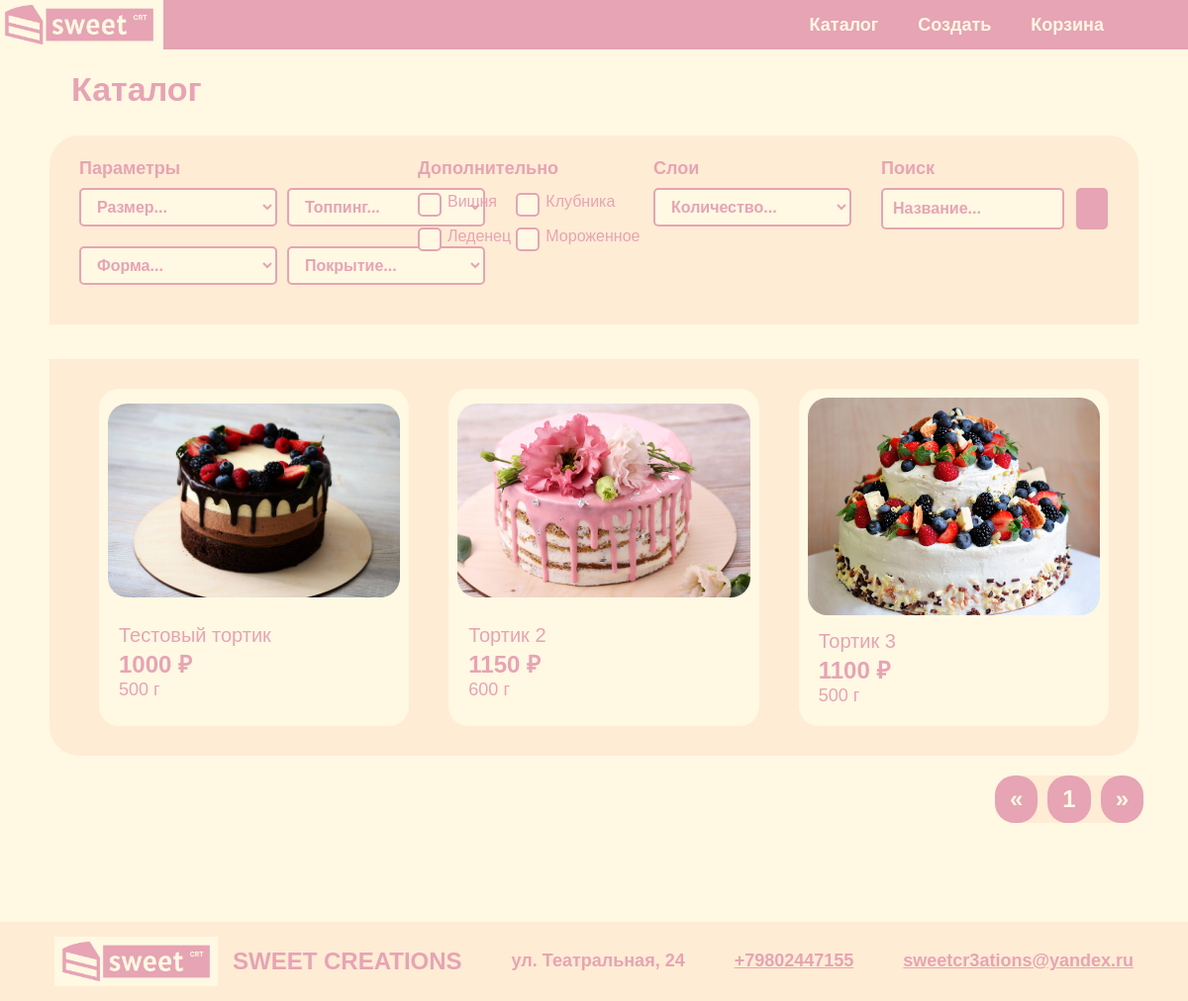
Page /catalog/ on the earlier database version.
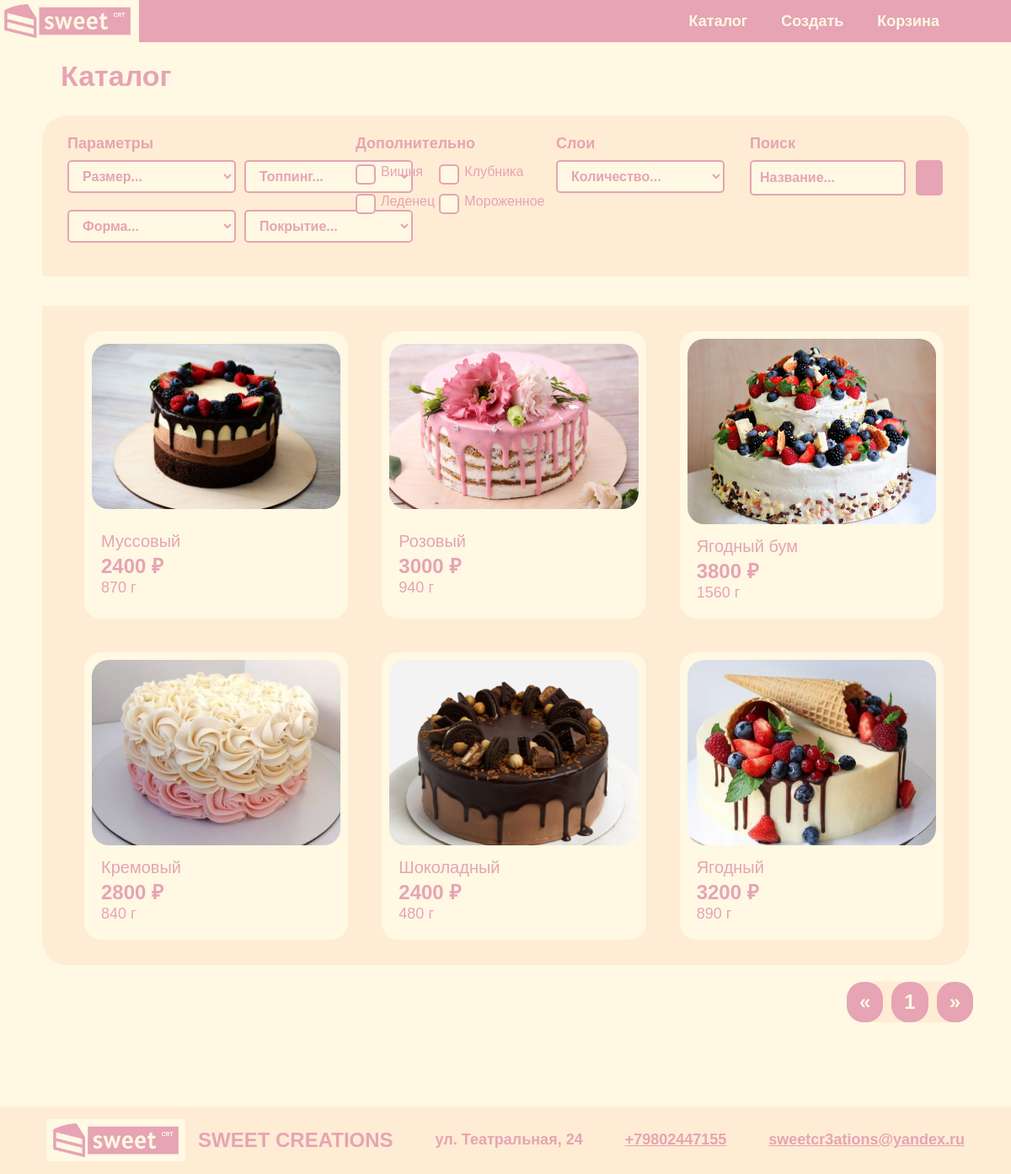
Same page on the later database version.
### main/models.py (models this page shows, shortened)
class Cake(models.Model):
    cake_id = models.AutoField(db_column='cake_ID', primary_key=True)
    weight = models.IntegerField()
    cost = models.TextField()
    layers_count = models.IntegerField()
    text = models.TextField(blank=True, null=True)
    name = models.TextField(blank=True, null=True)
    constructor_image = models.TextField(blank=True, null=True)
    preview_image = models.TextField(blank=True, null=True)
    cake_size = models.ForeignKey('CakeSize', models.DO_NOTHING, db_column='cake_size_ID')
    cake_shape = models.ForeignKey('CakeShape', models.DO_NOTHING, db_column='cake_shape_ID')
    cake_coverage = models.ForeignKey('CakeCoverage', models.DO_NOTHING, db_column='cake_coverage_ID', default=4)
    cake_topping = models.ForeignKey('CakeTopping', models.DO_NOTHING, db_column='cake_topping_ID', default=4)
    cake_addition = models.ForeignKey('CakeAddition', models.DO_NOTHING, db_column='cake_addition_ID', default=5)
    cake_addition_perimeter = models.ForeignKey('CakeAddition', models.DO_NOTHING, db_column='cake_addition_ID_perimeter', related_name='cake_addition_perimeter', null=True, blank=True)
    is_users = models.BooleanField(default=False)
    class Meta:
        db_table = 'Cake'

### main/views.py (the view)
# urls.py: path('catalog/', catalog, name='catalog'),
def catalog(request):
    size = request.GET.get('size')
    shape = request.GET.get('shape')
    topping = request.GET.get('topping')
    coverage = request.GET.get('coverage')
    layer_count = request.GET.get('layer_count')
    additions = request.GET.getlist('additions')
    search = request.GET.get('search')
    cakes = Cake.objects.filter(is_users=False)
    if size:
        cakes = cakes.filter(cake_size__type=size)
    if shape:
        cakes = cakes.filter(cake_shape__shape=shape)
    if topping:
        cakes = cakes.filter(cake_topping__ingridient=topping)
    if coverage:
        cakes = cakes.filter(cake_coverage__ingridient=coverage)
    if layer_count:
        cakes = cakes.filter(layers_count=layer_count)
    if additions:
        for addition in additions:
            cakes = cakes.filter(cake_addition__ingridient=addition)
    if search:
        cakes = cakes.filter(name__icontains=search)
    rows = [cakes[i:i + 3] for i in range(0, len(cakes), 3)]
    paginator = Paginator(cakes, 9)
    page_number = request.GET.get('page')
    page_obj = paginator.get_page(page_number)
    return render(request, 'main/catalog.html', {
        'rows': rows,
        'page_obj': page_obj,
        'selected_size': size,
        'selected_shape': shape,
        'selected_topping': topping,
        'selected_coverage': coverage,
        'selected_layer_count': layer_count,
        'selected_additions': additions,
        'search': search,
    })

### main/templates/main/catalog.html (shortened to what this page needs)
{% extends 'main/base.html' %}
{% load static %}
{% block content %}
<section class="catalog-container">
    <h1 class="catalog-title">Каталог</h1>
    <form method="GET" action="">
        <div class="filters">
            <div class="parameters">
                <h2 class="filter-title">Параметры</h2>
                <div class="filter-parameters-row">
                    <div class="filter-parameters-column">
                        <div class="size">
                            <div class="filter-options">
                                <select name="size" class="select-layers" onchange="this.form.submit()">
                                    <option value="" {% if not selected_size %}selected{% endif %}>Размер...</option>
                                </select>
                            </div>
                        </div>
                        <div class="shape">
                            <div class="filter-options">
                                <select name="shape" class="select-layers" onchange="this.form.submit()">
                                    <option value="" {% if not selected_shape %}selected{% endif %}>Форма...</option>
                                </select>
                            </div>
                        </div>
                    </div>
                    <div class="filter-parameters-column">
                        <div class="topping">
                            <div class="filter-options">
                                <select name="topping" class="select-layers" onchange="this.form.submit()">
                                    <option value="" {% if not selected_topping %}selected{% endif %}>Топпинг...</option>
                                </select>
                            </div>
                        </div>
                        <div class="coverage">
                            <div class="filter-options">
                                <select name="coverage" class="select-layers" onchange="this.form.submit()">
                                    <option value="" {% if not selected_coverage %}selected{% endif %}>Покрытие...</option>
                                </select>
                            </div>
                        </div>
                    </div>
                </div>
            </div>
            <div class="additions-catalog">
                <h3 class="filter-title">Дополнительно</h3>
                <div class="filter-options-additions-catalog">
                    <label for="sprinkles">Вишня</label>
                    <label for="candies">Клубника</label>
                    <label for="fruit">Леденец</label>
                    <label for="cookies">Мороженное</label>
                </div>
            </div>
            <div class="layers">
                <h2 class="filter-title">Слои</h2>
                <div class="layer-count">
                    <div class="select-layers-container">
                        <select id="layer-count" name="layer_count" class="select-layers" onchange="this.form.submit()">
                            <option value="" {% if not selected_layer_count %}selected{% endif %}>Количество...</option>
                        </select>
                    </div>
                </div>
            </div>
            <div class="layers">
                <h2 class="filter-title">Поиск</h2>
                <form method="GET" action="">
                    <div class="search">
                        <input type="text" name="search" placeholder="Название..." value="{{ request.GET.search }}" class="input-field">
                        <button type="submit"><box-icon name='search-alt-2' color='#fff8e3' ></box-icon></button>
                    </div>
                </form>
            </div>
        </div>
    </form>
    <div class="catalog-product-grid">
        {% for row in rows %}
        <div class="catalog-product-row">
            {% for cake in row %}
            {% if cake.is_users != 1 %}
            <a href="{% url 'cake_info' cake.pk %}" class="product-link">
                <article class="product-card">
                    <img src="{% static cake.preview_image %}" alt="" class="product-preview" />
                    <div class="product-info">
                        <div class="product-meta">
                            <div class="product-name">{{ cake.name }}</div>
                            <div class="product-price">{{ cake.cost }} ₽</div>
                            <div class="product-weight">{{ cake.weight }} г</div>
                        </div>
                        <a href="{% url 'add_to_cart' cake.pk %}" class="product-icon">
                        </a>
                    </div>
                </article>
            </a>
            {% endif %}
            {% endfor %}
        </div>
        {% endfor %}
    </div>
</section>
<section class="catalog-pagination-container">
    <div class="catalog-pagination">
        {% if page_obj.has_previous %}
            <a href="?page={{ page_obj.previous_page_number }}">&laquo;</a>
        {% else %}
            <span>&laquo;</span>
        {% endif %}
        {% for num in page_obj.paginator.page_range %}
            {% if page_obj.number == num %}
                <span>{{ num }}</span>
            {% else %}
                <a href="?page={{ num }}">{{ num }}</a>
            {% endif %}
        {% endfor %}
        {% if page_obj.has_next %}
            <a href="?page={{ page_obj.next_page_number }}">&raquo;</a>
        {% else %}
            <span>&raquo;</span>
        {% endif %}
    </div>
</section>
{% endblock %}

### main/templates/main/base.html (shortened to what this page needs)
{% load static %}
<!DOCTYPE html>
<html lang="ru">
<head>
    <link rel="stylesheet" href="{% static 'main/style/main.css' %}">
    <link href='https://unpkg.com/css.gg@2.0.0/icons/css/eye-alt.css' rel='stylesheet'>
</head>
<body>
      <header class="header">
          <a href="{% url 'home' %}" class="main-logo"><img src="{% static 'main/img/main_logo.png' %}" alt="" class="main-logo-sw" /></a>
         <a href="{% url 'catalog' %}" class="nav-button">Каталог</a>
         <a href="{% url 'constructor' %}" class="nav-button">Создать</a>
         <a href="{% url 'cart' %}" class="nav-button">Корзина</a>
          <a href="{% url 'account' %}" class="logo"><box-icon name='user-circle' type='solid' color='#fff8e3' alt=""  class="logo-icon"></box-icon></a>
      </header>
    <div  class="content">
        {% block content %}{% endblock %}
    </div>
    <footer class="footer">
        <div class="container-footer">
            <a href="{% url 'home' %}" class="main-logo"><img src="{% static 'main/img/main_logo.png' %}" alt="" class="main-logo-sw" /></a>
            <div class="name">
                SWEET CREATIONS
            </div>
        </div>
        <div class="container-footer">
            <a> ул. Театральная, 24
                 </a>
        </div>
        <div class="container-footer">
            <a href="tel:+79802447155">
                +79802447155 </a>
        </div>
         <div class="container-footer">
            <a href="mailto:sweetcr3ations@yandex.ru"> sweetcr3ations@yandex.ru </a>
         </div>
    </footer>
</body>
</html>

### main/static/main/style/main.css (style rules this page uses)
:root { --hover-color: rgba(255, 255, 255, 0.4);; --hover-color2: #f8e7e0; }
body { background-color: #fff8e3; display: flex; flex-direction: column; justify-content: space-between; }
html, body { margin: 0; padding: 0; height: 100%; width: 100%; }
.header { backdrop-filter: blur(2px); background-color: #e6a4b4; display: flex; gap: 20px; font-size: 18px; color: #fff8e3; font-weight: 400; white-space: nowrap; padding: 0 0 0 0; justify-content: center; align-items: center; max-height: 50px; position: fixed; width: 100%; z-index: 1000; }
.nav-button { font-family: Roboto Flex, sans-serif; display: flex; justify-content: center; align-items: center; padding: 0px 10px 0px 10px; text-decoration: none; color: #fff8e3; font-weight: 900; min-height: 50px; }
.logo { aspect-ratio: 1; object-fit: contain; width: 40px; margin: auto 0; margin-right: 15px; color: #fff8e3; }
.main-logo { display: flex; object-fit: contain; min-width: 155px; margin-right: auto; margin-left: 0%; align-items: center; justify-items: center; max-width: 45px; background-color: #fff8e3; padding: 5px; }
.main-logo-sw { height: 40px; width: auto; }
.footer { background-color: #FFECD4; display: flex; width: 100%; max-width: 100%; align-items: center; color: #e6a4b4; white-space: nowrap; overflow-x: hidden; overflow-y: hidden; font: 900 34px/42% Roboto Flex, sans-serif; box-sizing: border-box; bottom: 0; left: 0; margin-bottom: 0px; align-self: flex-end; justify-self: flex-end; min-height: 10%; justify-content: space-evenly; padding: 10px 20px; }
.container-footer .name { font: 900 24px/42% Roboto Flex, sans-serif; font-weight: 900; align-items: center; justify-content: center; justify-self: center; align-self: center; }
.container-footer { display: flex; flex-direction: row; gap: 15px; }
.container-footer a { align-content: center; justify-content: center; color: #e6a4b4; font: 900 18px/42% Roboto Flex, sans-serif; }

### main/static/main/style/login.css (style rules this page uses)
input { border: 0px solid rgba(0, 0, 0, 1); font: 400 16px Roboto Flex, sans-serif; }
.input-field { border-radius: 13px; background-blend-mode: normal; background-color: rgba(255, 248, 227, 1); margin-top: 29px; width: 329px; max-width: 100%; align-items: start; color: #e6a4b4; justify-content: center; align-self: center; padding: 16px; font: 400 16px Roboto Flex, sans-serif; }

### main/static/main/style/home.css (style rules this page uses)
.product-card { flex: 1; max-width: 450px; min-width: 290px; border-radius: 20px; background-color: #fff8e3; display: flex; flex-grow: 1; flex-direction: column; justify-content: space-around; color: #e6a4b4; margin: 30px 10xp; padding: 9px; transition: transform 0.3s ease, background-color 0.3s ease; }
.product-preview { border-radius: 20px; width: 100%; overflow: hidden; object-fit: cover; max-height: 220px; }
.content { padding-bottom: 80px; display: flex; flex-direction: column; }
.product-info { display: flex; margin: 11px 11px; gap: 20px; justify-content: space-between; }
.product-link { text-decoration: none; color: #e6a4b4; }
.product-meta { align-self: start; display: flex; flex-direction: column; text-decoration: none; }
.product-price { font: 900 24px Roboto Flex, sans-serif; text-decoration: none; }
.product-name { font: 500 20px Roboto Flex, sans-serif; text-decoration: none; }
.product-weight { font: 500 18px Roboto Flex, sans-serif; }
.product-icon { aspect-ratio: 1; object-fit: contain; display: flex; flex-direction: column; justify-content: end; width: 60px; }

### main/static/main/style/recovery.css (style rules this page uses)
input { border: 0px solid rgba(0, 0, 0, 1); font: 400 16px Roboto Flex, sans-serif; }

### main/static/main/style/register.css (style rules this page uses)
input { border: 0px solid rgba(0, 0, 0, 1); font: 400 14px Roboto Flex, sans-serif; }

Differences in the rows shown:
changed Cake: name "Тестовый тортик" → "Муссовый"; cost "1000" → "2400"; weight "500" → "870"
changed Cake: name "Тортик 2" → "Розовый"; cost "1150" → "3000"; weight "600" → "940"
changed Cake: name "Тортик 3" → "Ягодный бум"; cost "1100" → "3800"; weight "500" → "1560"
added Cake: preview_image (picture), name "Кремовый", cost "2800", weight "840"
added Cake: preview_image (picture), name "Шоколадный", cost "2400", weight "480"
added Cake: preview_image (picture), name "Ягодный", cost "3200", weight "890"
